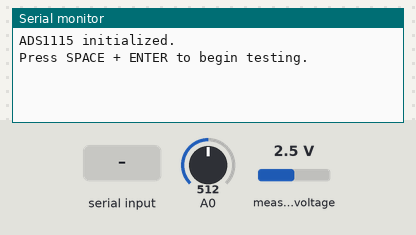
Recording of a sketch running on a simulated Arduino Uno, built with avr-gcc and run on an emulated ATmega328P. On the bench: the last lines printed to the serial monitor. Inputs (shaded band) come from the test bench; at power-on: A0 = 512, measured voltage 2.5 V.

Above: at 4.2 s.
4.3 s: byte 32 (' ') received over Serial
At 5.5 s:
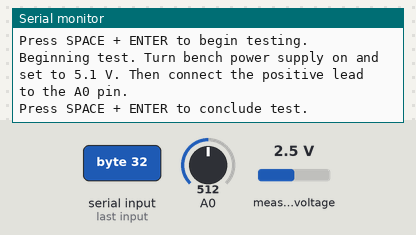
5.8 s: byte 32 (' ') received over Serial
At 6.6 s:
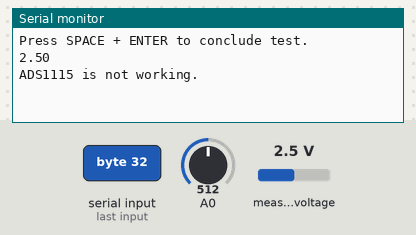

Measured:
- after the input at 4.3 s, the serial monitor: prints a new line at once (image 1)
- after the input at 5.8 s, the serial monitor: prints a new line at once (image 2)

The sketch:

ADS1115_16-Bit_ADC.ino
```cpp
// Written by Benjamin Wenger on 4-7-26
// Last revision 4-8-26
// Functionality Test Code for Adafruit ADS1115 16-Bit Analog-to-Digital Converter

// Include necessary libraries
#include <Wire.h>
#include <Adafruit_ADS1X15.h>

Adafruit_ADS1115 ads;     // Create an ADS1115 object with default I2C address 0x48
const float multiplier = 0.1875F; // Multiplier to convert raw 16-bit value to voltage (mV) at default gain

// State of loop operations
enum State {WAITING, READING, VERDICT};
State status = WAITING;

// Voltage Setting
enum Voltage {POS,NEG};
Voltage level = POS;

// Variables to indicate if sensor works (default is yes)
bool is_working = true;
bool printedFail = false;
bool printedSucc = false;

int16_t adc0;  // 16-bit ADC read variable
float voltage = 0; // Voltage reading from ADC (+/- 5.4 V)
float ardVoltage = 0; // Voltage reading from Arduino ADC (0-5 V)
const float posMin = 5.05;
const float negMax = -0.1;

void setup() {
  // Begin serial communication
  Serial.begin(115200);
  while (!Serial) delay(1000); // Wait until serial monitor is opened
  delay(3000); // 3-second delay to give the user some time to prepare

  // Initialize the ADS1115
  if (!adsInitialize()) {
    Serial.println("ADS1115 could not be initialized. Sensor may not be working; check for short between Vcc and GND pins.");
    while(1); // Stop any further code from executing
  }

  // Prompt user to begin testing
  Serial.println("Press SPACE + ENTER to begin testing.");
}

void loop() {
  // Only execute code in the loop if it is not known whether or not the sensor works
  if (!printedFail) {
    switch (status) {
      case WAITING: // waiting for user input
        if (spacePressed()) {
          status = READING; // will execute code in second case next time loop repeats
          if (level == POS) {
            Serial.println("Beginning test. Turn bench power supply on and set to 5.1 V. Then connect the positive lead to the A0 pin.");
            Serial.println("Press SPACE + ENTER to conclude test.");
          } else {
            Serial.println("Beginning test. First, turn off the power supply.");
            Serial.println("Connect the banana plug between the + and GND terminals of the bench power supply. Turn power supply back on and set to 0.5 V.");
            Serial.println("Then connect the grounded terminal to GND, and the - terminal of the power supply to the A0 pin on the ADS1115.");
            Serial.println("Press SPACE + ENTER to conclude test.");
          }
        }
        break;
      case READING:
        // Read from the ADS1115
        adsRead();

        // Read from the Arduino analog pin for comparison
        ardVoltage = analogRead(A0) * (5.0f / 1023.0f); // Multiplier converts raw value to voltage

        if (spacePressed()) {
          if (level == POS) {
            level = NEG;
            if (voltage < posMin) {
              if (ardVoltage <= 5.0) {
                is_working = false;
                status = VERDICT;
              }
              Serial.println(ardVoltage);
            } else {
              Serial.println("Test complete. Press SPACE + ENTER to begin next test.");
              status = WAITING;
            }
          } else {
            status = VERDICT;
            Serial.println("Test complete.");
            if ((voltage > negMax) && (ardVoltage <= 0.1)) {
              is_working = false;
            }
          }
        }
        break;
      case VERDICT:
        if (!printedSucc) {
          if (is_working) {
            Serial.println("ADS1115 is working.");
            printedSucc = true;
          } else {
            Serial.println("ADS1115 is not working.");
            printedFail = true;
          }
        }
        break;
    }
  }
}

// Function used to read from the ADS1115
void adsRead() {
  // Read raw value from channel 0
  adc0 = ads.readADC_SingleEnded(0);

  // Convert raw value to voltage in Volts
  voltage = (adc0 * multiplier) / 1000;
  // Serial.print("\tVoltage: ");
  // Serial.print(voltage, 4); // Print voltage with 4 decimal places
  // Serial.println("V");
}

// Function called to initialize the ADS1115
bool adsInitialize() {
  if (!ads.begin()) {
    Serial.println("ADS1115 not found.");
    return false;
  }
  Serial.println("ADS1115 initialized.");
  return true;
}

// Helper function to determine if spacebar was pressed
bool spacePressed() {
  if (Serial.available()) {
    char c = Serial.read();
    while (Serial.available()) {
      Serial.read(); // clear buffer
    }
    return c == ' '; // true if the first character read was a space (this function is returning a boolean)
  }
  return false;
}
```
